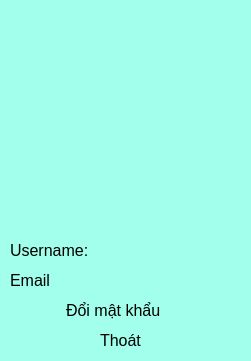
      <widget class="QFrame" name="userInfo">
       <property name="geometry">
        <rect>
         <x>10</x>
         <y>40</y>
         <width>251</width>
         <height>361</height>
        </rect>
       </property>
       <property name="styleSheet">
        <string notr="true">background-color: rgb(162, 255, 236);
color: rgb(0, 0, 0);
border-radius: 20px;</string>
       </property>
       <property name="frameShape">
        <enum>QFrame::NoFrame</enum>
       </property>
       <widget class="QLabel" name="Avatar">
        <property name="geometry">
         <rect>
          <x>10</x>
          <y>10</y>
          <width>231</width>
          <height>221</height>
         </rect>
        </property>
        <property name="styleSheet">
         <string notr="true">QLabel {
	border-radius: 20px;
	/*border:2px solid rgb(0, 0, 0);*/
}</string>
        </property>
        <property name="text">
         <string/>
        </property>
       </widget>
       <widget class="QLabel" name="label_2">
        <property name="geometry">
         <rect>
          <x>10</x>
          <y>240</y>
          <width>81</width>
          <height>21</height>
         </rect>
        </property>
        <property name="font">
         <font>
          <pointsize>12</pointsize>
         </font>
        </property>
        <property name="text">
         <string>Username:</string>
        </property>
       </widget>
       <widget class="QLabel" name="label_Username">
        <property name="geometry">
         <rect>
          <x>90</x>
          <y>240</y>
          <width>151</width>
          <height>21</height>
         </rect>
        </property>
        <property name="font">
         <font>
          <pointsize>12</pointsize>
         </font>
        </property>
        <property name="text">
         <string/>
        </property>
       </widget>
       <widget class="QLabel" name="label_3">
        <property name="geometry">
         <rect>
          <x>10</x>
          <y>270</y>
          <width>41</width>
          <height>21</height>
         </rect>
        </property>
        <property name="font">
         <font>
          <pointsize>12</pointsize>
         </font>
        </property>
        <property name="text">
         <string>Email:</string>
        </property>
       </widget>
       <widget class="QLabel" name="label_Email">
        <property name="geometry">
         <rect>
          <x>55</x>
          <y>270</y>
          <width>191</width>
          <height>21</height>
         </rect>
        </property>
        <property name="font">
         <font>
          <pointsize>12</pointsize>
         </font>
        </property>
        <property name="text">
         <string/>
        </property>
       </widget>
       <widget class="QLabel" name="Avatar_change">
        <property name="geometry">
         <rect>
          <x>10</x>
          <y>10</y>
          <width>231</width>
          <height>221</height>
         </rect>
        </property>
        <property name="styleSheet">
         <string notr="true">QLabel{
	background-color: none;
}

QLabel:hover {
    background: url(:/icon/resources/icon-pack/icons8-pencil-80_1.png) center center no-repeat;
    border-radius: 20px;
	background-color: rgba(0, 0, 0, 0.2);
	/* Add a semi-transparent black background with 50% opacity */
	background-size: 20%; /* Chỉnh kích thước nền xuống 20% */
}</string>
        </property>
        <property name="text">
         <string/>
        </property>
       </widget>
       <widget class="QLabel" name="label_Icon2">
        <property name="geometry">
         <rect>
          <x>146</x>
          <y>330</y>
          <width>21</width>
          <height>21</height>
         </rect>
        </property>
        <property name="font">
         <font>
          <pointsize>12</pointsize>
         </font>
        </property>
        <property name="styleSheet">
         <string notr="true">border-image: url(:/icon/resources/icon-pack/exit-outline.svg);</string>
        </property>
        <property name="text">
         <string/>
        </property>
       </widget>
       <widget class="QLabel" name="label_CPass">
        <property name="geometry">
         <rect>
          <x>66</x>
          <y>300</y>
          <width>101</width>
          <height>21</height>
         </rect>
        </property>
        <property name="font">
         <font>
          <pointsize>12</pointsize>
         </font>
        </property>
        <property name="styleSheet">
         <string notr="true">QLabel:hover{
	color: rgb(255, 85, 255);
}</string>
        </property>
        <property name="text">
         <string>Đổi mật khẩu</string>
        </property>
       </widget>
       <widget class="QLabel" name="label_Icon">
        <property name="geometry">
         <rect>
          <x>166</x>
          <y>300</y>
          <width>21</width>
          <height>21</height>
         </rect>
        </property>
        <property name="font">
         <font>
          <pointsize>12</pointsize>
         </font>
        </property>
        <property name="styleSheet">
         <string notr="true">border-image: url(:/icon/resources/icon-pack/lock-closed-outline.svg);</string>
        </property>
        <property name="text">
         <string/>
        </property>
       </widget>
       <widget class="QLabel" name="label_Logout">
        <property name="geometry">
         <rect>
          <x>100</x>
          <y>330</y>
          <width>41</width>
          <height>21</height>
         </rect>
        </property>
        <property name="font">
         <font>
          <pointsize>12</pointsize>
         </font>
        </property>
        <property name="styleSheet">
         <string notr="true">QLabel:hover{
	color: rgb(255, 85, 255);
}</string>
        </property>
        <property name="text">
         <string>Thoát</string>
        </property>
       </widget>
      </widget>
